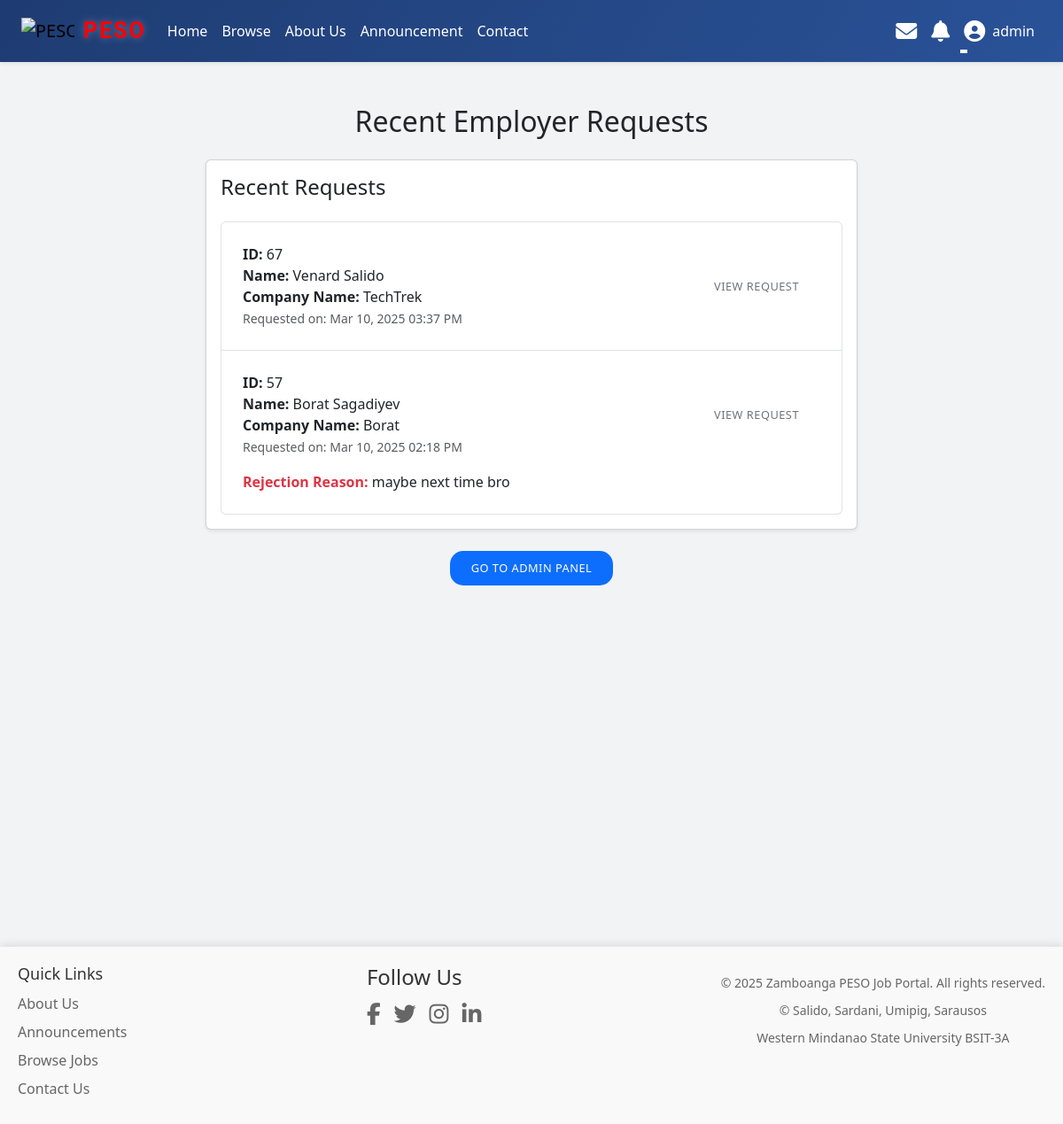
Before: /pages/employer_requests.php (signed in) with the older database file.
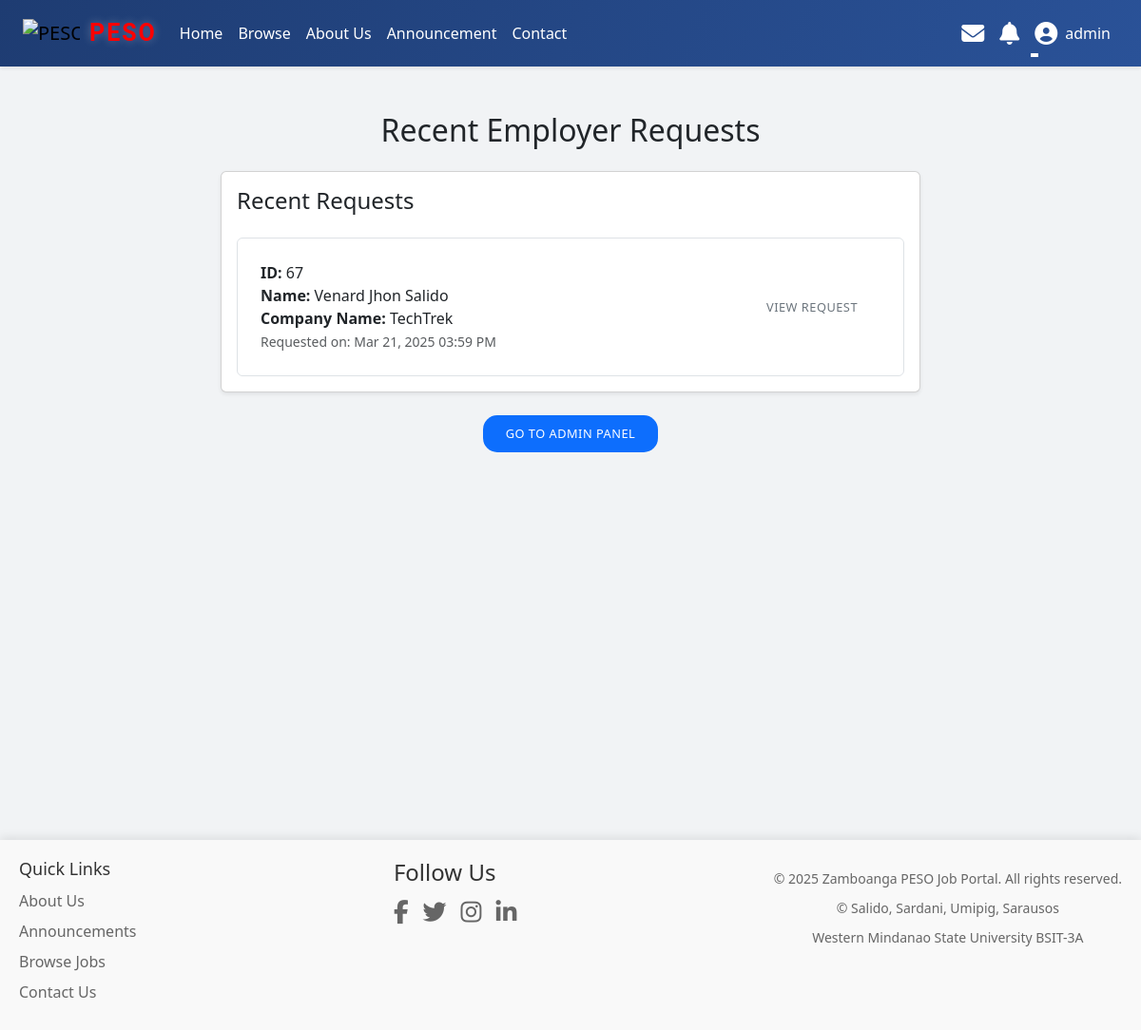
After: the same page with the newer database file.
### tables this page shows
CREATE TABLE `employer_requests` (
  `id` int(11) NOT NULL,
  `user_id` int(11) NOT NULL,
  `request_message` text NOT NULL,
  `proof_file` varchar(255) NOT NULL,
  `status` enum('pending','approved','rejected') DEFAULT 'pending',
  `remark` text DEFAULT NULL,
  `created_at` timestamp NOT NULL DEFAULT current_timestamp(),
  `company_name` varchar(255) NOT NULL
);

CREATE TABLE `users` (
  `id` int(11) NOT NULL,
  `email` varchar(100) NOT NULL,
  `password` varchar(255) NOT NULL,
  `role` enum('admin','user','employer') DEFAULT 'user',
  `created_at` timestamp NOT NULL DEFAULT current_timestamp(),
  `username` varchar(50) NOT NULL,
  `first_name` varchar(50) NOT NULL,
  `middle_name` varchar(50) DEFAULT NULL,
  `last_name` varchar(50) NOT NULL,
  `ext_name` varchar(10) DEFAULT NULL,
  `gender` enum('Male','Female','Non-Binary','LGBTQ+','Other') DEFAULT NULL,
  `birth_date` date DEFAULT NULL,
  `age` int(11) DEFAULT NULL,
  `phone_number` varchar(20) DEFAULT NULL,
  `place_of_birth` varchar(100) DEFAULT NULL,
  `civil_status` enum('Single','Married','Divorced','Widowed') DEFAULT NULL,
  `zip_code` varchar(10) DEFAULT NULL,
  `street_address` varchar(255) DEFAULT NULL,
  `barangay` varchar(100) DEFAULT NULL,
  `city` varchar(100) DEFAULT NULL,
  `uploaded_file` varchar(255) DEFAULT NULL,
  `caption` varchar(255) DEFAULT NULL,
  `linkedin_profile` varchar(255) DEFAULT NULL,
  `portfolio_url` varchar(255) DEFAULT NULL,
  `resume_file` varchar(255) DEFAULT NULL,
  `cover_photo` varchar(255) DEFAULT NULL,
  `verification_token` varchar(32) DEFAULT NULL,
  `is_verified` int(11) DEFAULT 0
);

### pages/employer_requests.php (the view, shortened to what this page needs)
<?php
include '../includes/header.php';
$user_id = $_SESSION['user_id'];
$query = "SELECT * FROM users WHERE id = ?";
$stmt = $conn->prepare($query);
$stmt->bind_param("i", $user_id);
$stmt->execute();
$result = $stmt->get_result();
$user = $result->fetch_assoc();
$user_role = $user['role'];
?>
<link rel="stylesheet" href="/JOB/assets/dropdown.css">
<div class="container py-5">
    <h2 class="text-center mb-4">
        <?php if ($user_role === 'admin'): ?>
            Recent Employer Requests
        <?php elseif ($user_role === 'employer'): ?>
            The search for your next great hire starts here. Welcome to the community!
        <?php elseif ($user_role === 'user'): ?>
            Become a Part of the Employer Community
        <?php endif; ?>
    </h2>
    <div class="row justify-content-center">
        <?php if ($user_role === 'admin'): ?>
            <div class="col-lg-8 col-md-10">
                <?php
                $requests_query = "SELECT * FROM employer_requests ORDER BY created_at DESC LIMIT 5";
                $requests_result = $conn->query($requests_query);
                ?>
                <?php if ($requests_result->num_rows > 0): ?>
                    <div class="card shadow-sm">
                        <div class="card-body">
                            <h4 class="card-title mb-4">Recent Requests</h4>
                            <div class="list-group">
                                <?php while ($request = $requests_result->fetch_assoc()): ?>
                                    <?php
                                    $user_query = "SELECT * FROM users WHERE id = ?";
                                    $user_stmt = $conn->prepare($user_query);
                                    $user_stmt->bind_param("i", $request['user_id']);
                                    $user_stmt->execute();
                                    $user_result = $user_stmt->get_result();
                                    $user_data = $user_result->fetch_assoc();
                                    ?>
                                    <div class="list-group-item p-4">
                                        <div class="d-flex justify-content-between">
                                            <div>
                                                <strong>ID:</strong> <?= htmlspecialchars($user_data['id']) ?><br>
                                                <strong>Name:</strong> <?= htmlspecialchars($user_data['first_name']) ?> <?= htmlspecialchars($user_data['last_name']) ?><br>
                                                <strong>Company Name:</strong> <?= htmlspecialchars($request['company_name']) ?><br>
                                                <small class="text-muted">Requested on: <?= date('M d, Y h:i A', strtotime($request['created_at'])) ?></small>
                                            </div>
                                            <div class="align-self-center">
                                                <a href="/JOB/admin/employer_approval.php?id=<?= $request['id'] ?>" class="btn btn-outline-secondary">View Request</a>
                                            </div>
                                        </div>
                                        <?php if ($request['status'] === 'rejected' && !empty($request['remark'])): ?>
                                            <div class="mt-3">
                                                <strong class="text-danger">Rejection Reason:</strong> <?= htmlspecialchars($request['remark']) ?>
                                            </div>
                                        <?php endif; ?>
                                    </div>
                                <?php endwhile; ?>
                            </div>
                        </div>
                    </div>
                <?php else: ?>
                    <p class="text-center">No recent requests found.</p>
                <?php endif; ?>
                <div class="text-center mt-4">
                    <a href="../admin/admin.php" class="btn btn-primary">Go to Admin Panel</a>
                </div>
            </div>
        <?php endif; ?>
    </div>
</div>
<?php include '../includes/footer.php'; ?>

Changed rows visible on the page:
removed employer_requests: user "67", user.first_name "Venard", user.last_name "Salido", company_name "TechTrek", created_at "Mar 10, 2025 03:37 PM"
removed employer_requests: user "57", user.first_name "Borat", user.last_name "Sagadiyev", company_name "Borat", created_at "Mar 10, 2025 02:18 PM", remark "maybe next time bro"
added employer_requests: user "67", user.first_name "Venard Jhon", user.last_name "Salido", company_name "TechTrek", created_at "Mar 21, 2025 03:59 PM"
